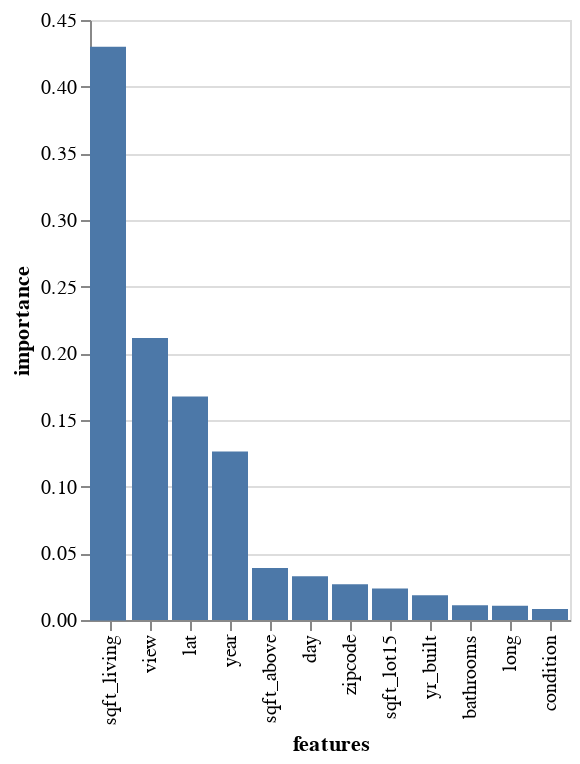

Notebook code for this chart:
### Code cell
(alt.Chart(feat_df).mark_bar()
  .encode(x=alt.X("features",sort="-y",
                  scale=alt.Scale(domain=(["sqft_living","view","lat","year","sqft_above","day","zipcode","sqft_lot15","yr_built","bathrooms","long","condition"]))),
          y=alt.Y("importance",scale=alt.Scale(domain=(0,0.45)))))

### Figure 1 — Vega-Lite specification as saved in the notebook (floating-point values rounded to 4 significant figures)
{"config": {"view": {"continuousWidth": 400, "continuousHeight": 300}}, "data": {"name": "data-3de2e39c7d046f1c34e8957ce898274b"}, "mark": "bar", "encoding": {"x": {"field": "features", "scale": {"domain": ["sqft_living", "view", "lat", "year", "sqft_above", "day", "zipcode", "sqft_lot15", "yr_built", "bathrooms", "long", "condition"]}, "sort": "-y", "type": "nominal"}, "y": {"field": "importance", "scale": {"domain": [0, 0.45]}, "type": "quantitative"}}, "$schema": "https://vega.github.io/schema/vega-lite/v4.17.0.json", "datasets": {"data-3de2e39c7d046f1c34e8957ce898274b": [{"importance": 0.00158, "features": "month"}, {"importance": 0.002004, "features": "waterfront"}, {"importance": 0.2115, "features": "view"}, {"importance": 0.03284, "features": "day"}, {"importance": 0.0007425, "features": "yr_renovated"}, {"importance": 0.0, "features": "floors"}, {"importance": 0.0, "features": "bedrooms"}, {"importance": 0.01101, "features": "bathrooms"}, {"importance": 0.1263, "features": "year"}, {"importance": 0.0236, "features": "sqft_lot15"}, {"importance": 0.002781, "features": "sqft_basement"}, {"importance": 0.02687, "features": "zipcode"}, {"importance": 0.0, "features": "price"}, {"importance": 0.008179, "features": "condition"}, {"importance": 0.4299, "features": "sqft_living15"}, {"importance": 0.03901, "features": "sqft_above"}, {"importance": 0.0186, "features": "yr_built"}, {"importance": 0.002318, "features": "sqft_lot"}, {"importance": 0.0106, "features": "long"}, {"importance": 0.002213, "features": "grade"}, {"importance": -0.0004007, "features": "lat_normalized"}, {"importance": 0.0, "features": "sqft_living"}, {"importance": 0.1677, "features": "lat"}]}}
